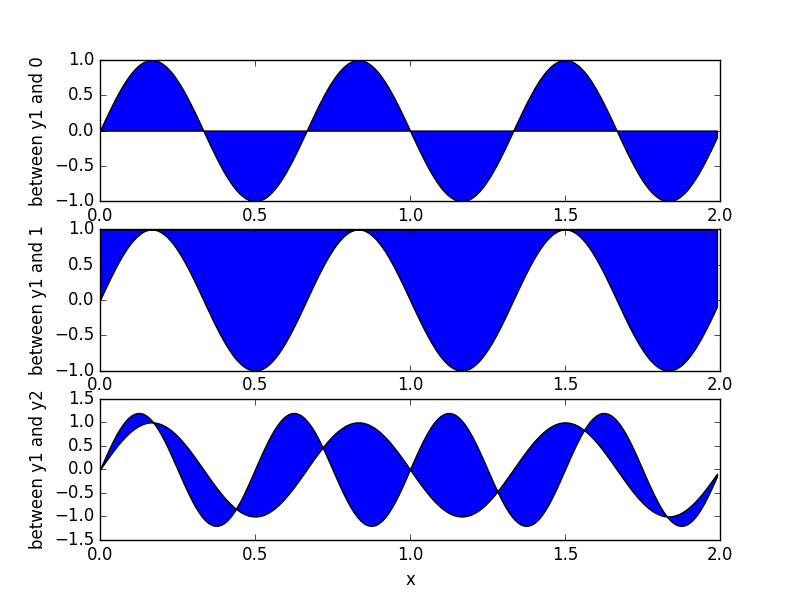

This figure's Python source:
#Karla Ivonne Serrano Arevalo
#Ejerercicio 4
#Diciembre 2016

import matplotlib.pyplot as plt 
import numpy as np

x=np.arange(0.0,2,0.01)
y1=np.sin(3*np.pi*x)
y2=1.2*np.sin(4*np.pi*x)
plt.subplot(3,1,1)
plt.fill_between(x,0,y1)
plt.ylabel('between y1 and 0')
plt.subplot(3,1,2)
plt.fill_between(x,y1,1)
plt.ylabel('between y1 and 1')
plt.subplot(3,1,3)
plt.fill_between(x,y1,y2)
plt.ylabel('between y1 and y2')
plt.xlabel('x')
plt.show()
